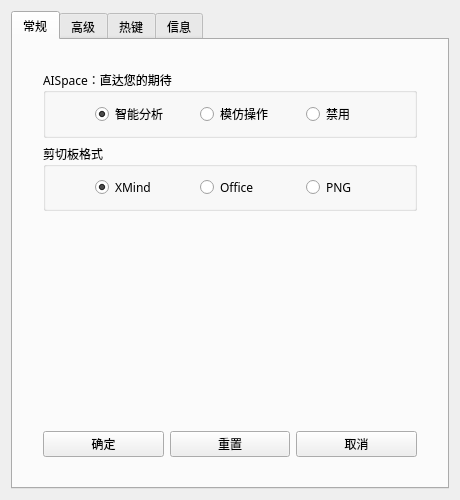
<?xml version="1.0" encoding="UTF-8"?>
<ui version="4.0">
 <class>SettingsForm</class>
 <widget class="QWidget" name="SettingsForm">
  <property name="geometry">
   <rect>
    <x>0</x>
    <y>0</y>
    <width>460</width>
    <height>500</height>
   </rect>
  </property>
  <property name="sizePolicy">
   <sizepolicy hsizetype="Preferred" vsizetype="Preferred">
    <horstretch>0</horstretch>
    <verstretch>0</verstretch>
   </sizepolicy>
  </property>
  <property name="font">
   <font>
    <family>思源黑体</family>
   </font>
  </property>
  <property name="windowTitle">
   <string>Settings</string>
  </property>
  <layout class="QHBoxLayout" name="horizontalLayout_15">
   <item>
    <widget class="QTabWidget" name="setting_tabs">
     <property name="currentIndex">
      <number>0</number>
     </property>
     <widget class="QWidget" name="general_tab">
      <attribute name="title">
       <string>常规</string>
      </attribute>
      <layout class="QVBoxLayout" name="verticalLayout_4" stretch="0,0,1,0">
       <property name="leftMargin">
        <number>30</number>
       </property>
       <property name="topMargin">
        <number>30</number>
       </property>
       <property name="rightMargin">
        <number>30</number>
       </property>
       <property name="bottomMargin">
        <number>30</number>
       </property>
       <item>
        <widget class="QGroupBox" name="groupBox_5">
         <property name="title">
          <string>AISpace：直达您的期待</string>
         </property>
         <layout class="QHBoxLayout" name="horizontalLayout_10" stretch="0,1,1,1">
          <item>
           <spacer name="horizontalSpacer_4">
            <property name="orientation">
             <enum>Qt::Horizontal</enum>
            </property>
            <property name="sizeHint" stdset="0">
             <size>
              <width>40</width>
              <height>20</height>
             </size>
            </property>
           </spacer>
          </item>
          <item>
           <widget class="QRadioButton" name="space_ai_radioButton">
            <property name="text">
             <string>智能分析</string>
            </property>
            <property name="checked">
             <bool>true</bool>
            </property>
           </widget>
          </item>
          <item>
           <widget class="QRadioButton" name="space_imitate_radioButton">
            <property name="text">
             <string>模仿操作</string>
            </property>
           </widget>
          </item>
          <item>
           <widget class="QRadioButton" name="space_disable_radioButton">
            <property name="text">
             <string>禁用</string>
            </property>
           </widget>
          </item>
         </layout>
        </widget>
       </item>
       <item>
        <widget class="QGroupBox" name="groupBox_4">
         <property name="title">
          <string>剪切板格式</string>
         </property>
         <layout class="QHBoxLayout" name="horizontalLayout_20" stretch="0,1,1,1">
          <item>
           <spacer name="horizontalSpacer_3">
            <property name="orientation">
             <enum>Qt::Horizontal</enum>
            </property>
            <property name="sizeHint" stdset="0">
             <size>
              <width>40</width>
              <height>20</height>
             </size>
            </property>
           </spacer>
          </item>
          <item>
           <widget class="QRadioButton" name="xmind_radiobutton">
            <property name="layoutDirection">
             <enum>Qt::LeftToRight</enum>
            </property>
            <property name="text">
             <string>XMind</string>
            </property>
            <property name="icon">
             <iconset resource="../res.qrc">
              <normaloff>:/icon/res/settings_icon/xmind.png</normaloff>:/icon/res/settings_icon/xmind.png</iconset>
            </property>
            <property name="checked">
             <bool>true</bool>
            </property>
           </widget>
          </item>
          <item>
           <widget class="QRadioButton" name="office_radiobutton">
            <property name="layoutDirection">
             <enum>Qt::LeftToRight</enum>
            </property>
            <property name="text">
             <string>Office</string>
            </property>
            <property name="icon">
             <iconset resource="../res.qrc">
              <normaloff>:/icon/res/settings_icon/office.png</normaloff>:/icon/res/settings_icon/office.png</iconset>
            </property>
           </widget>
          </item>
          <item>
           <widget class="QRadioButton" name="png_radiobutton">
            <property name="layoutDirection">
             <enum>Qt::LeftToRight</enum>
            </property>
            <property name="text">
             <string>PNG</string>
            </property>
            <property name="icon">
             <iconset resource="../res.qrc">
              <normaloff>:/icon/res/settings_icon/PNG.png</normaloff>:/icon/res/settings_icon/PNG.png</iconset>
            </property>
            <property name="iconSize">
             <size>
              <width>16</width>
              <height>16</height>
             </size>
            </property>
           </widget>
          </item>
         </layout>
        </widget>
       </item>
       <item>
        <layout class="QHBoxLayout" name="horizontalLayout_13"/>
       </item>
       <item>
        <layout class="QHBoxLayout" name="horizontalLayout_11">
         <property name="sizeConstraint">
          <enum>QLayout::SetDefaultConstraint</enum>
         </property>
         <item>
          <widget class="QPushButton" name="gen_commit_button">
           <property name="text">
            <string>确定</string>
           </property>
          </widget>
         </item>
         <item>
          <widget class="QPushButton" name="gen_init_button">
           <property name="text">
            <string>重置</string>
           </property>
          </widget>
         </item>
         <item>
          <widget class="QPushButton" name="gen_cancel_button">
           <property name="text">
            <string>取消</string>
           </property>
          </widget>
         </item>
        </layout>
       </item>
      </layout>
     </widget>
     <widget class="QWidget" name="advance_tab">
      <attribute name="title">
       <string>高级</string>
      </attribute>
      <layout class="QVBoxLayout" name="verticalLayout" stretch="1,1,1,1,0">
       <property name="leftMargin">
        <number>30</number>
       </property>
       <property name="topMargin">
        <number>30</number>
       </property>
       <property name="rightMargin">
        <number>30</number>
       </property>
       <property name="bottomMargin">
        <number>30</number>
       </property>
       <item>
        <layout class="QHBoxLayout" name="horizontalLayout" stretch="1,4,1">
         <item>
          <widget class="QLabel" name="label_8">
           <property name="minimumSize">
            <size>
             <width>100</width>
             <height>0</height>
            </size>
           </property>
           <property name="text">
            <string>亮度阈值</string>
           </property>
           <property name="alignment">
            <set>Qt::AlignCenter</set>
           </property>
          </widget>
         </item>
         <item>
          <widget class="QSlider" name="lu_threshold_slider">
           <property name="maximum">
            <number>255</number>
           </property>
           <property name="value">
            <number>127</number>
           </property>
           <property name="orientation">
            <enum>Qt::Horizontal</enum>
           </property>
          </widget>
         </item>
         <item>
          <widget class="QLineEdit" name="lu_threshold_edit">
           <property name="font">
            <font>
             <family>微软雅黑</family>
             <weight>75</weight>
             <bold>true</bold>
            </font>
           </property>
           <property name="text">
            <string>127</string>
           </property>
           <property name="alignment">
            <set>Qt::AlignCenter</set>
           </property>
          </widget>
         </item>
        </layout>
       </item>
       <item>
        <widget class="QGroupBox" name="groupBox">
         <property name="title">
          <string>Mathpix API</string>
         </property>
         <layout class="QVBoxLayout" name="verticalLayout_6">
          <item>
           <layout class="QHBoxLayout" name="horizontalLayout_2" stretch="1,5">
            <item>
             <widget class="QLabel" name="APPID">
              <property name="minimumSize">
               <size>
                <width>60</width>
                <height>0</height>
               </size>
              </property>
              <property name="text">
               <string>ID</string>
              </property>
              <property name="alignment">
               <set>Qt::AlignCenter</set>
              </property>
             </widget>
            </item>
            <item>
             <widget class="QLineEdit" name="appid_lineEdit"/>
            </item>
           </layout>
          </item>
          <item>
           <layout class="QHBoxLayout" name="horizontalLayout_14" stretch="1,5">
            <item>
             <widget class="QLabel" name="label_11">
              <property name="minimumSize">
               <size>
                <width>60</width>
                <height>0</height>
               </size>
              </property>
              <property name="text">
               <string>KEY</string>
              </property>
              <property name="alignment">
               <set>Qt::AlignCenter</set>
              </property>
             </widget>
            </item>
            <item>
             <widget class="QLineEdit" name="appkey_lineEdit"/>
            </item>
           </layout>
          </item>
         </layout>
        </widget>
       </item>
       <item>
        <widget class="QGroupBox" name="groupBox_3">
         <property name="title">
          <string>Baidu OCR API</string>
         </property>
         <layout class="QVBoxLayout" name="verticalLayout_8">
          <item>
           <layout class="QHBoxLayout" name="horizontalLayout_18" stretch="0,5">
            <item>
             <widget class="QLabel" name="APP_ID_2">
              <property name="minimumSize">
               <size>
                <width>60</width>
                <height>0</height>
               </size>
              </property>
              <property name="text">
               <string>API_KEY</string>
              </property>
              <property name="alignment">
               <set>Qt::AlignCenter</set>
              </property>
             </widget>
            </item>
            <item>
             <widget class="QLineEdit" name="ocr_apikey_lineEdit"/>
            </item>
           </layout>
          </item>
          <item>
           <layout class="QHBoxLayout" name="horizontalLayout_19" stretch="1,5">
            <item>
             <widget class="QLabel" name="label_14">
              <property name="minimumSize">
               <size>
                <width>60</width>
                <height>0</height>
               </size>
              </property>
              <property name="text">
               <string>SECURE</string>
              </property>
              <property name="alignment">
               <set>Qt::AlignCenter</set>
              </property>
             </widget>
            </item>
            <item>
             <widget class="QLineEdit" name="ocr_secure_key_lineEdit"/>
            </item>
           </layout>
          </item>
         </layout>
        </widget>
       </item>
       <item>
        <widget class="QGroupBox" name="groupBox_2">
         <property name="title">
          <string>提示</string>
         </property>
         <layout class="QVBoxLayout" name="verticalLayout_7" stretch="1,0">
          <item>
           <layout class="QHBoxLayout" name="horizontalLayout_17" stretch="1,4,1">
            <property name="topMargin">
             <number>0</number>
            </property>
            <property name="bottomMargin">
             <number>0</number>
            </property>
            <item>
             <widget class="QLabel" name="label_12">
              <property name="text">
               <string>级别</string>
              </property>
              <property name="alignment">
               <set>Qt::AlignCenter</set>
              </property>
             </widget>
            </item>
            <item>
             <widget class="QSlider" name="promptlevel_slider">
              <property name="maximum">
               <number>3</number>
              </property>
              <property name="pageStep">
               <number>1</number>
              </property>
              <property name="orientation">
               <enum>Qt::Horizontal</enum>
              </property>
             </widget>
            </item>
            <item>
             <widget class="QLabel" name="promptlevel_label">
              <property name="text">
               <string>HINT</string>
              </property>
              <property name="alignment">
               <set>Qt::AlignCenter</set>
              </property>
             </widget>
            </item>
           </layout>
          </item>
          <item>
           <widget class="QCheckBox" name="mathpix_checkBox">
            <property name="text">
             <string>Mathpix错误</string>
            </property>
           </widget>
          </item>
         </layout>
        </widget>
       </item>
       <item>
        <layout class="QHBoxLayout" name="horizontalLayout_9">
         <item>
          <widget class="QPushButton" name="adv_commit_button">
           <property name="text">
            <string>确定</string>
           </property>
          </widget>
         </item>
         <item>
          <widget class="QPushButton" name="adv_init_button">
           <property name="text">
            <string>重置</string>
           </property>
          </widget>
         </item>
         <item>
          <widget class="QPushButton" name="adv_cancel_button">
           <property name="text">
            <string>取消</string>
           </property>
          </widget>
         </item>
        </layout>
       </item>
      </layout>
     </widget>
     <widget class="QWidget" name="hotkey_tab">
      <attribute name="title">
       <string>热键</string>
      </attribute>
      <layout class="QVBoxLayout" name="verticalLayout_3" stretch="1,1,1,1,1,0">
       <property name="leftMargin">
        <number>30</number>
       </property>
       <property name="topMargin">
        <number>30</number>
       </property>
       <property name="rightMargin">
        <number>30</number>
       </property>
       <property name="bottomMargin">
        <number>30</number>
       </property>
       <item>
        <layout class="QHBoxLayout" name="horizontalLayout_3">
         <item>
          <widget class="QLabel" name="label">
           <property name="minimumSize">
            <size>
             <width>100</width>
             <height>0</height>
            </size>
           </property>
           <property name="text">
            <string>截图</string>
           </property>
           <property name="alignment">
            <set>Qt::AlignCenter</set>
           </property>
          </widget>
         </item>
         <item>
          <widget class="SingleKeySequenceEdit" name="screenshot_edit"/>
         </item>
        </layout>
       </item>
       <item>
        <layout class="QHBoxLayout" name="horizontalLayout_4">
         <item>
          <widget class="QLabel" name="label_2">
           <property name="minimumSize">
            <size>
             <width>100</width>
             <height>0</height>
            </size>
           </property>
           <property name="text">
            <string>剪切板</string>
           </property>
           <property name="alignment">
            <set>Qt::AlignCenter</set>
           </property>
          </widget>
         </item>
         <item>
          <widget class="SingleKeySequenceEdit" name="clip_edit"/>
         </item>
        </layout>
       </item>
       <item>
        <layout class="QHBoxLayout" name="horizontalLayout_5">
         <item>
          <widget class="QLabel" name="label_3">
           <property name="minimumSize">
            <size>
             <width>100</width>
             <height>0</height>
            </size>
           </property>
           <property name="text">
            <string>保存</string>
           </property>
           <property name="alignment">
            <set>Qt::AlignCenter</set>
           </property>
          </widget>
         </item>
         <item>
          <widget class="SingleKeySequenceEdit" name="save_edit"/>
         </item>
        </layout>
       </item>
       <item>
        <layout class="QHBoxLayout" name="horizontalLayout_16">
         <item>
          <widget class="QLabel" name="label_13">
           <property name="minimumSize">
            <size>
             <width>100</width>
             <height>0</height>
            </size>
           </property>
           <property name="text">
            <string>原图</string>
           </property>
           <property name="alignment">
            <set>Qt::AlignCenter</set>
           </property>
          </widget>
         </item>
         <item>
          <widget class="SingleKeySequenceEdit" name="src_edit"/>
         </item>
        </layout>
       </item>
       <item>
        <layout class="QHBoxLayout" name="horizontalLayout_6">
         <item>
          <widget class="QLabel" name="label_4">
           <property name="minimumSize">
            <size>
             <width>100</width>
             <height>0</height>
            </size>
           </property>
           <property name="text">
            <string>取消</string>
           </property>
           <property name="alignment">
            <set>Qt::AlignCenter</set>
           </property>
          </widget>
         </item>
         <item>
          <widget class="SingleKeySequenceEdit" name="cancel_edit"/>
         </item>
        </layout>
       </item>
       <item>
        <layout class="QHBoxLayout" name="horizontalLayout_7">
         <item>
          <widget class="QPushButton" name="hk_commit_button">
           <property name="text">
            <string>确定</string>
           </property>
          </widget>
         </item>
         <item>
          <widget class="QPushButton" name="hk_init_button">
           <property name="text">
            <string>重置</string>
           </property>
          </widget>
         </item>
         <item>
          <widget class="QPushButton" name="hk_cancel_button">
           <property name="text">
            <string>取消</string>
           </property>
          </widget>
         </item>
        </layout>
       </item>
      </layout>
     </widget>
     <widget class="QWidget" name="info_tab">
      <attribute name="title">
       <string>信息</string>
      </attribute>
      <layout class="QVBoxLayout" name="verticalLayout_2">
       <property name="spacing">
        <number>0</number>
       </property>
       <item>
        <spacer name="verticalSpacer_2">
         <property name="orientation">
          <enum>Qt::Vertical</enum>
         </property>
         <property name="sizeHint" stdset="0">
          <size>
           <width>20</width>
           <height>40</height>
          </size>
         </property>
        </spacer>
       </item>
       <item>
        <layout class="QHBoxLayout" name="horizontalLayout_8">
         <property name="spacing">
          <number>12</number>
         </property>
         <item>
          <spacer name="horizontalSpacer">
           <property name="orientation">
            <enum>Qt::Horizontal</enum>
           </property>
           <property name="sizeHint" stdset="0">
            <size>
             <width>40</width>
             <height>20</height>
            </size>
           </property>
          </spacer>
         </item>
         <item>
          <widget class="QLabel" name="label_5">
           <property name="frameShape">
            <enum>QFrame::NoFrame</enum>
           </property>
           <property name="text">
            <string/>
           </property>
           <property name="pixmap">
            <pixmap resource="../res.qrc">:/icon/res/icon64.png</pixmap>
           </property>
           <property name="scaledContents">
            <bool>false</bool>
           </property>
           <property name="alignment">
            <set>Qt::AlignCenter</set>
           </property>
           <property name="wordWrap">
            <bool>false</bool>
           </property>
          </widget>
         </item>
         <item>
          <layout class="QVBoxLayout" name="verticalLayout_5">
           <item>
            <spacer name="verticalSpacer_3">
             <property name="orientation">
              <enum>Qt::Vertical</enum>
             </property>
             <property name="sizeHint" stdset="0">
              <size>
               <width>20</width>
               <height>40</height>
              </size>
             </property>
            </spacer>
           </item>
           <item>
            <widget class="QLabel" name="label_6">
             <property name="font">
              <font>
               <family>微软雅黑</family>
               <pointsize>15</pointsize>
               <weight>75</weight>
               <bold>true</bold>
              </font>
             </property>
             <property name="text">
              <string>Space</string>
             </property>
             <property name="alignment">
              <set>Qt::AlignCenter</set>
             </property>
            </widget>
           </item>
           <item>
            <widget class="QLabel" name="version_label">
             <property name="font">
              <font>
               <family>微软雅黑</family>
               <weight>75</weight>
               <bold>true</bold>
              </font>
             </property>
             <property name="text">
              <string>v1.4.0</string>
             </property>
             <property name="alignment">
              <set>Qt::AlignCenter</set>
             </property>
            </widget>
           </item>
           <item>
            <spacer name="verticalSpacer_4">
             <property name="orientation">
              <enum>Qt::Vertical</enum>
             </property>
             <property name="sizeHint" stdset="0">
              <size>
               <width>20</width>
               <height>40</height>
              </size>
             </property>
            </spacer>
           </item>
          </layout>
         </item>
         <item>
          <spacer name="horizontalSpacer_2">
           <property name="orientation">
            <enum>Qt::Horizontal</enum>
           </property>
           <property name="sizeHint" stdset="0">
            <size>
             <width>40</width>
             <height>20</height>
            </size>
           </property>
          </spacer>
         </item>
        </layout>
       </item>
       <item>
        <widget class="QLabel" name="label_7">
         <property name="font">
          <font>
           <family>微软雅黑</family>
           <weight>50</weight>
           <bold>false</bold>
          </font>
         </property>
         <property name="text">
          <string>Author: InkosiZhong</string>
         </property>
         <property name="alignment">
          <set>Qt::AlignCenter</set>
         </property>
        </widget>
       </item>
       <item>
        <widget class="QLabel" name="label_9">
         <property name="font">
          <font>
           <family>微软雅黑</family>
           <weight>50</weight>
           <bold>false</bold>
          </font>
         </property>
         <property name="text">
          <string>Email: inkosizhong@gmail.com</string>
         </property>
         <property name="alignment">
          <set>Qt::AlignCenter</set>
         </property>
        </widget>
       </item>
       <item>
        <spacer name="verticalSpacer">
         <property name="orientation">
          <enum>Qt::Vertical</enum>
         </property>
         <property name="sizeHint" stdset="0">
          <size>
           <width>20</width>
           <height>40</height>
          </size>
         </property>
        </spacer>
       </item>
      </layout>
     </widget>
    </widget>
   </item>
  </layout>
 </widget>
 <customwidgets>
  <customwidget>
   <class>SingleKeySequenceEdit</class>
   <extends>QKeySequenceEdit</extends>
   <header location="global">ui/singlekeysequenceedit.h</header>
  </customwidget>
 </customwidgets>
 <resources>
  <include location="../res.qrc"/>
 </resources>
 <connections/>
</ui>
